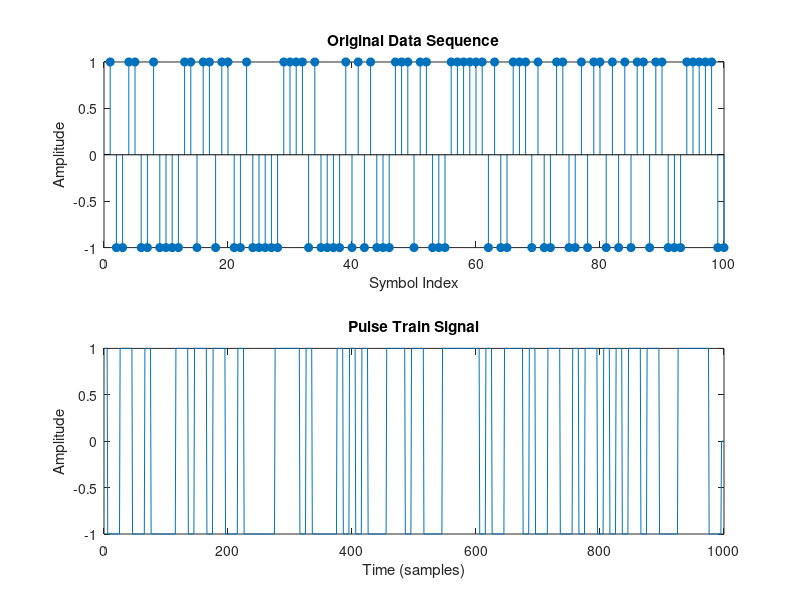
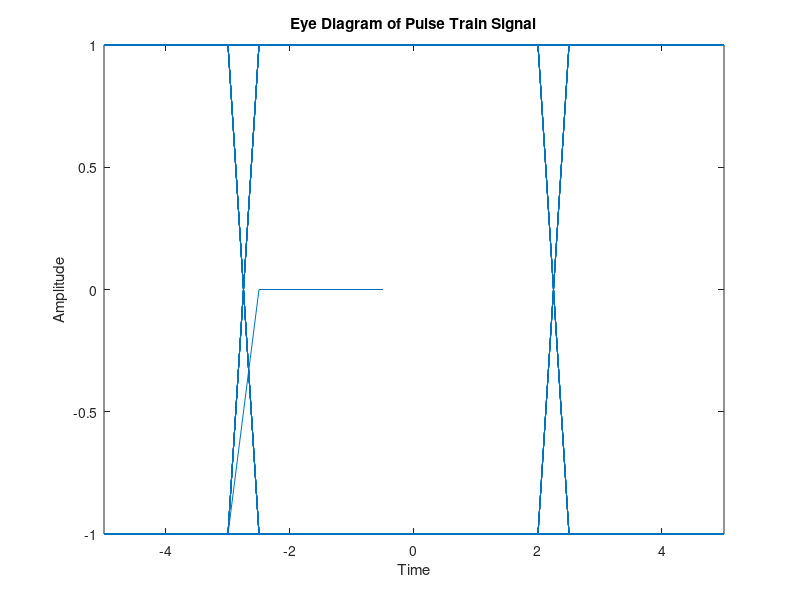

MATLAB code to generate these figures, in order:
% Parameters
Rb = 1e3; % Bit rate in bits per second
Fs = 10 * Rb; % Sampling frequency (10x oversampling for smoother signal)
T = 1 / Rb; % Symbol period
N = 100; % Number of symbols
sps = Fs / Rb; % Samples per symbol

% Generate Random Data for Binary PAM (-1 and 1 values)
data = randi([0 1], N, 1) * 2 - 1;

% Generate Pulse Train by Upsampling Data
pulse_train = upsample(data, sps); % Insert sps - 1 zeros between each data symbol

% Define a Rectangular Pulse Shape
rect_pulse = ones(sps, 1); % Create a single rectangular pulse of 1 symbol width

% Create the Transmitted Signal by Convolution
tx_signal = conv(pulse_train, rect_pulse, 'same');

% Plotting
figure;
subplot(2,1,1);
stem(data, 'filled');
title('Original Data Sequence');
xlabel('Symbol Index');
ylabel('Amplitude');

subplot(2,1,2);
plot(tx_signal);
title('Pulse Train Signal');
xlabel('Time (samples)');
ylabel('Amplitude');

% Eye diagram to visualize ISI effect (optional)
eyediagram(tx_signal, 2*sps, sps);
title('Eye Diagram of Pulse Train Signal');
